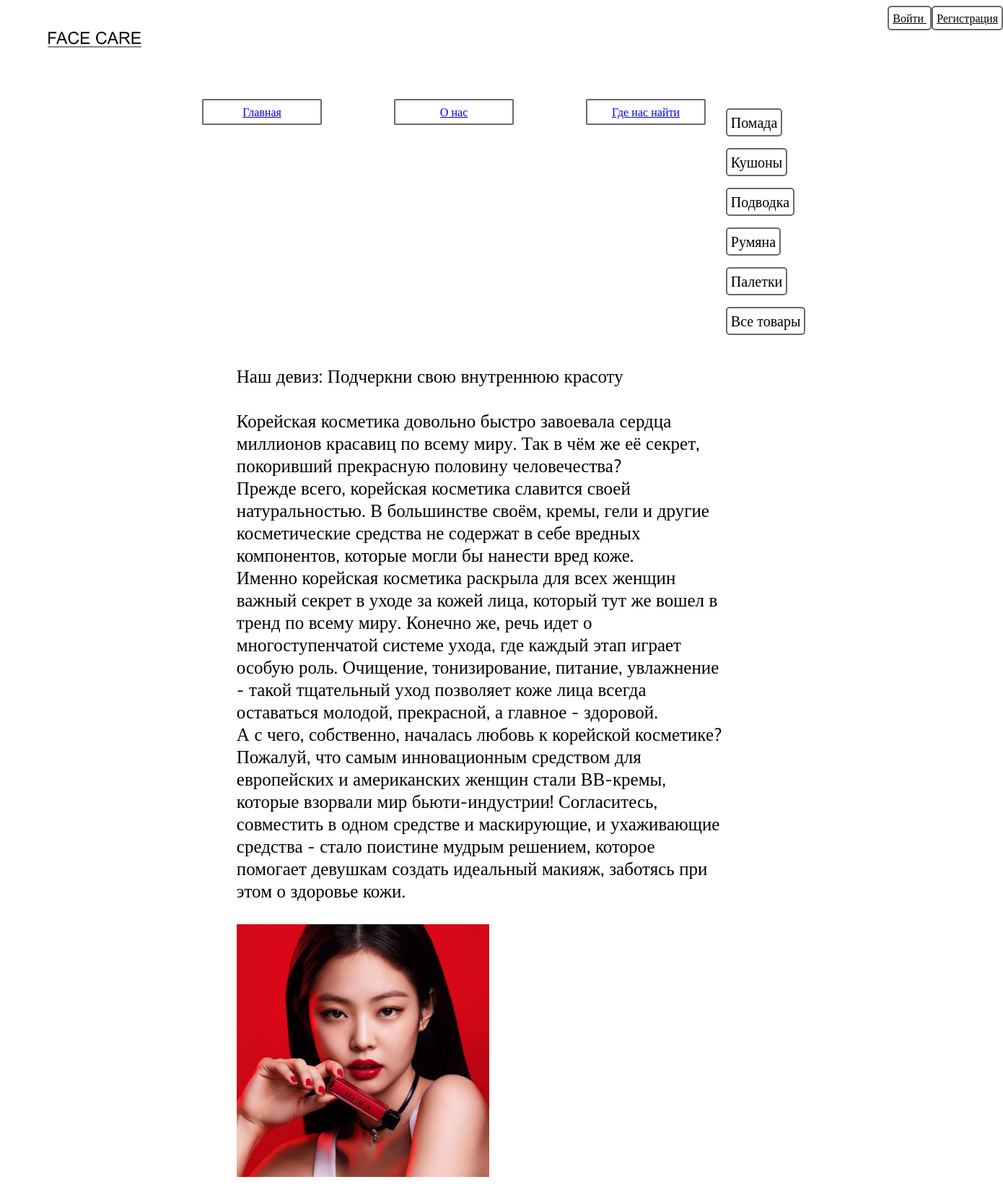
Screenshot of /o_nas.php with the database file from the repository.
### tables this page shows
CREATE TABLE `kategory` (
  `id` int NOT NULL,
  `name` varchar(100) NOT NULL
);

### o_nas.php (the view, shortened to what this page needs)
<html>
	<head>
		<link rel="stylesheet" type="text/css" href="style.css">
		<link rel="stylesheet" type="text/css" href="slide.css">
	</head>
	<?php
	include 'connect.php';
	?>
	<body>
		<header>
			<div class ='logo'>
				<img src='img/logo.png' alt='logo' class='img_logo'>
			</div>
			<div class ='vhod'>
				<?
				include 'vhod.php';
				?>
			</div>
		</header>
		<?
		include 'nav.php';
		?>
		<main>
			<section class ='left'>
				<?
				$query = "SELECT * FROM `kategory`";
				$result = mysqli_query($conn, $query);
				while($row = mysqli_fetch_array($result)) {
				?>
					<form action = 'index.php' method = 'post'>
						<input type='submit' class = 'fifth' name = 'kategory' value='<? echo $row[1]; ?>'>
					</form>
				<?
				}
				?>
				<form action = 'index.php' method = 'post'>
					<input type = 'submit' class = 'fifth' name = 'kategory' value = 'Все товары'>
				</form>
			</section>
			<section class ='center'>
			<div class="map">
				<p class="o_nas_style">
					Наш девиз: Подчеркни свою внутреннюю красоту
					<br>
					<br> Корейская косметика довольно быстро завоевала сердца миллионов красавиц по всему миру. Так в чём же её секрет, покоривший прекрасную половину человечества?
					<br> Прежде всего, корейская косметика славится своей натуральностью. В большинстве своём, кремы, гели и другие косметические средства не содержат в себе вредных компонентов, которые могли бы нанести вред коже.
					<br>Именно корейская косметика раскрыла для всех женщин важный секрет в уходе за кожей лица, который тут же вошел в тренд по всему миру. Конечно же, речь идет о многоступенчатой системе ухода, где каждый этап играет особую роль. Очищение, тонизирование, питание, увлажнение - такой тщательный уход позволяет коже лица всегда оставаться молодой, прекрасной, а главное - здоровой.
					<br>А с чего, собственно, началась любовь к корейской косметике? Пожалуй, что самым инновационным средством для европейских и американских женщин стали ВВ-кремы, которые взорвали мир бьюти-индустрии! Согласитесь, совместить в одном средстве и маскирующие, и ухаживающие средства - стало поистине мудрым решением, которое помогает девушкам создать идеальный макияж, заботясь при этом о здоровье кожи.
					<br>
					<br><img src='img/33.jpg' alt='logo' class='img_logo_nas' >
				</p>
			</div>
			</section>
		</main>
	</body>
</html>

### style.css (style rules this page uses)
* { font-family: Mulish; }
body { background: rgb(255, 255, 255); margin: 0px; color: black; }
.fifth { border-color: #8e44ad; border-radius: 0; color: black; position: relative; overflow: hidden; z-index: 1; -webkit-transition: color 150ms ease-in-out; transition: color 150ms ease-in-out; }
.fifth:after { content: ''; position: absolute; display: block; top: 0; left: 50%; -webkit-transform: translateX(-50%); transform: translateX(-50%); width: 0; height: 100%; background: #8e44ad; z-index: -1; -webkit-transition: width 150ms ease-in-out; transition: width 150ms ease-in-out; }
header { height: 100px; width: 100%; }
main { height: 100px; width: 100%; margin-top: 10px; }
.img_logo { margin-left: 30%; width: 200px; }
.logo, .name { float: left; width: 100px; height: 100px; }
.vhod { margin-top: 15px; float: right; }
.left { margin-left: 2%; }
.left, .center, .right { float: left; }
.left, .right { width: 20%; }
.center { width: 70%; margin-left: 2%; }
input[type ="submit"] { background: white; border: 2px solid DimGrey; border-radius: 5px; font-family: inherit; font-size: 20px; line-height:inherit; margin: 0; padding: 5px; width: auto; }
.map { z-index: -10; margin-left: 300px; }
.img_logo_nas { width: 350px; }
.o_nas_style { font-size: 25px; }

### rows the page displays
kategory: kategory "Помада"
kategory: kategory "Кушоны"
kategory: kategory "Подводка"
kategory: kategory "Румяна"
kategory: kategory "Палетки"
